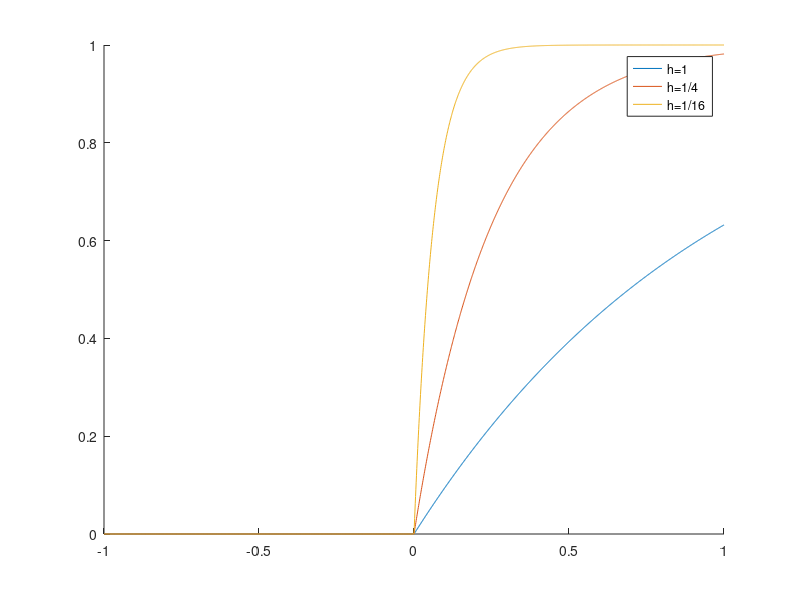
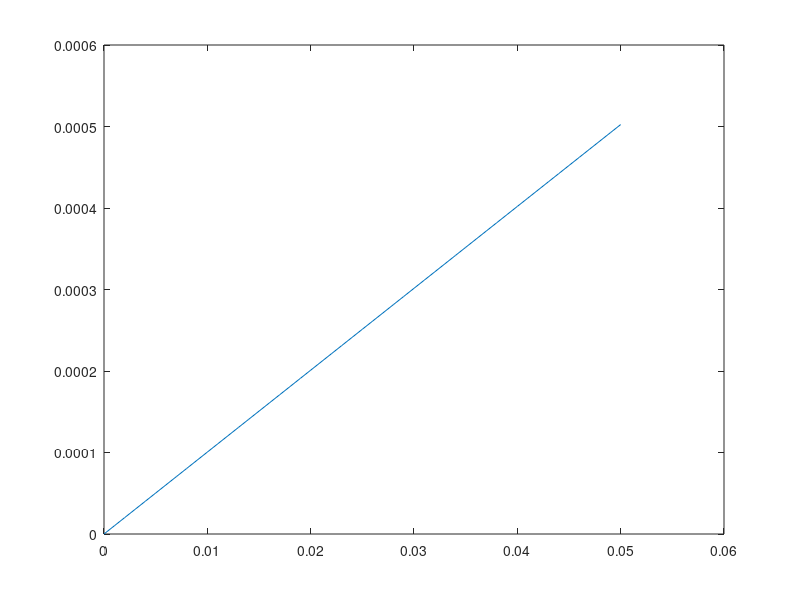

These charts were generated, in order, by the following MATLAB code:
close all
clear
clc
%% 2
a=1;
matrix_h=[1 1/4 1/16];
x=-1:0.001:1;
matrix_P=zeros(3,length(x));
figure
for i=1:length(matrix_h)
    h=matrix_h(i);
    n=find(x<0);
    matrix_P(i,n)=0;
    n=find(x>=0 & x<=a);
    matrix_P(i,n)=1./a.*(1-exp(-x(n)./h));
    n=find(x>a);
    matrix_P(i,n)=1./a.*(exp(a./h)-1).*exp(-x(n)./h);
    hold on
    plot(x,matrix_P(i,:))
end
legend({'h=1' 'h=1/4' 'h=1/16'})

%% 4
h=-a/(log(1-0.01*a));
P=zeros(1,length(x));
n=find(x<0);
P(n)=0;
n=find(x>=0 & x<=a);
P(n)=1./a.*(1-exp(-x(n)./h));
n=find(x>a);
P(n)=1./a.*(exp(a./h)-1).*exp(-x(n)./h);
index(1)=find(x==0);
index(2)=find(abs((x-0.05))==min(abs((x-0.05))));
figure
plot(x(index(1):index(2)),P(index(1):index(2)))